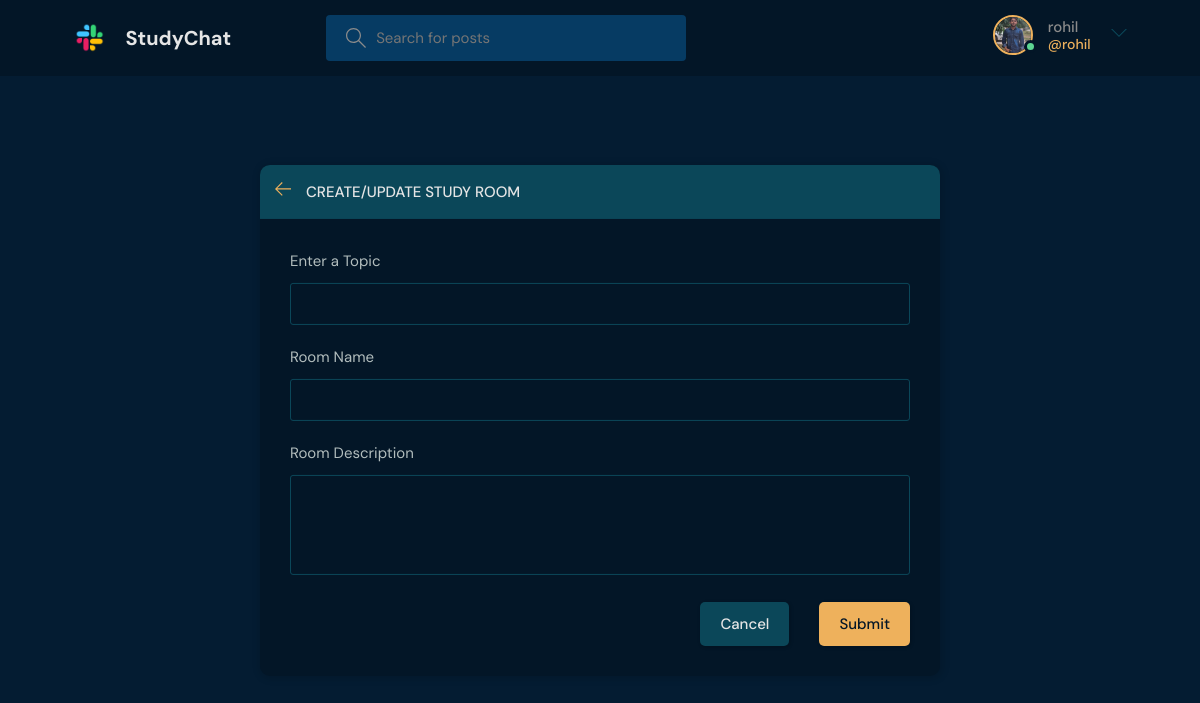
The page /create-room/ (signed in) on the database its author committed.
### base/models.py (models this page shows)
class User(AbstractUser):
    name = models.CharField(max_length=200, null=True)
    email = models.EmailField(unique=True, null=True)
    bio = models.TextField(null=True)
    username = models.CharField(max_length=24, unique=True)
    avatar = models.ImageField(null=True, default="avatar.svg")
    USERNAME_FIELD = 'email'
    REQUIRED_FIELDS = ['username']

### base/views.py (the view, shortened to what this page needs)
# urls.py: path('create-room/', views.createRoom, name="create-room"),
@login_required(login_url='login')
def createRoom(request):
    form = RoomForm()
    topics = Topic.objects.all()
    context = {'form': form, 'topics': topics}
    return render(request, 'base/room_form.html', context)

### base/forms.py
class RoomForm(ModelForm):
    class Meta:
        model = Room
        fields = '__all__'
        exclude = ['host', 'participants']

### base/templates/base/room_form.html (shortened to what this page needs)
{% extends 'main.html' %}
{% block content %}
<main class="create-room layout">
  <div class="container">
    <div class="layout__box">
      <div class="layout__boxHeader">
        <div class="layout__boxTitle">
          <a href="{{request.META.HTTP_REFERER}}">
            <svg version="1.1" xmlns="http://www.w3.org/2000/svg" width="32" height="32" viewBox="0 0 32 32">
              <title>arrow-left</title>
              <path
                d="M13.723 2.286l-13.723 13.714 13.719 13.714 1.616-1.611-10.96-10.96h27.625v-2.286h-27.625l10.965-10.965-1.616-1.607z">
              </path>
            </svg>
          </a>
          <h3>Create/Update Study Room</h3>
        </div>
      </div>
      <div class="layout__body">
        <form class="form" action="" method="POST">
          <div class="form__group">
            <label for="room_topic">Enter a Topic</label>
            <input required type="text" value="{{room.topic.name}}" name="topic" list="topic-list" />
          </div>
          <div class="form__group">
            <label for="room_name">Room Name</label>
            {{form.name}}
          </div>
          <div class="form__group">
            <label for="room_description">Room Description</label>
            {{form.description}}
          </div>
          <div class="form__action">
            <a class="btn btn--dark" href="{{request.META.HTTP_REFERER}}">Cancel</a>
            <button class="btn btn--main" type="submit">Submit</button>
          </div>
        </form>
      </div>
    </div>
  </div>
</main>
{% endblock content %}

### templates/navbar.html (shortened to what this page needs)
{% load static %}
<header class="header header--loggedIn">
    <div class="container">
        <a href="{% url 'home' %}" class="header__logo">
            <img src="{% static 'images/logo.png' %}" />
            <h1>StudyChat</h1>
        </a>
        <form class="header__search" method="GET" action="{% url 'home' %}">
            <label>
                <input name="searchq" placeholder="Search for posts" />
            </label>
        </form>
        <nav class="header__menu">
            {% if request.user.is_authenticated %}
            <div class="header__user">
                <a href="{% url 'user-profile' request.user.id %}">
                    <div class="avatar avatar--medium active">
                        <img src="{{request.user.avatar.url}}" />
                    </div>
                    <p>{{request.user.username}} <span>@{{request.user.username}}</span></p>
                </a>
                <button class="dropdown-button">
                    <svg version="1.1" xmlns="http://www.w3.org/2000/svg" width="32" height="32" viewBox="0 0 32 32">
                        <title>chevron-down</title>
                        <path d="M16 21l-13-13h-3l16 16 16-16h-3l-13 13z"></path>
                    </svg>
                </button>
            </div>
            {% else %}
            <a href="{% url 'login' %}">
                <img src="{% static 'images/avatar.svg' %}" />
                <p>Login</p>
            </a>
            {% endif %}
        </nav>
    </div>
</header>

### rows shown on the page
User: user.avatar (picture), user.username "rohil"
